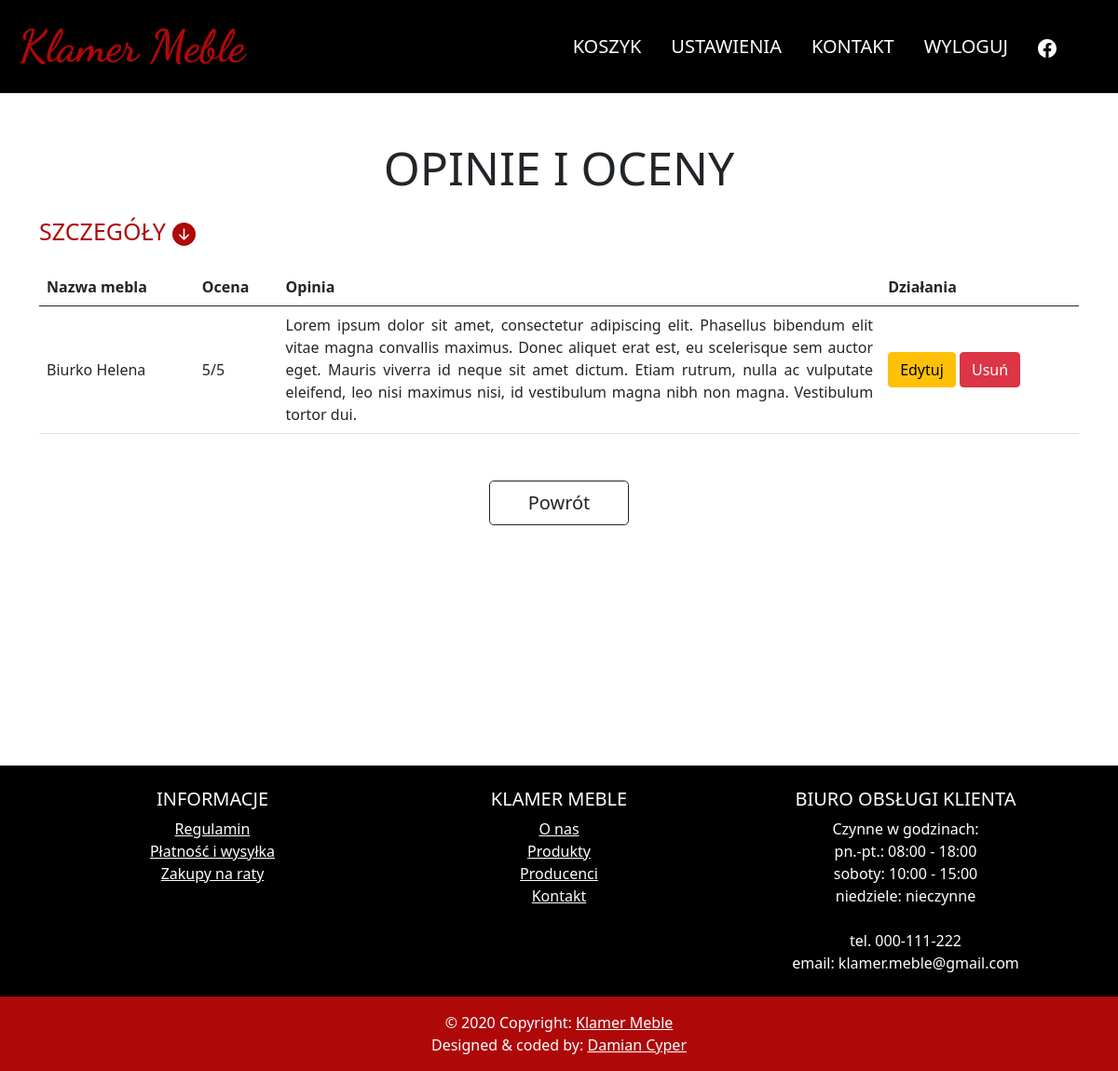
/settings/opinions (signed in), run on the app's committed database.
### store/models.py (models this page shows, shortened)
class Opinion(models.Model):
    furniture = models.ForeignKey(Furniture, on_delete=models.CASCADE)
    user = models.ForeignKey(User, on_delete=models.CASCADE, default=0)
    rating = models.IntegerField()
    opinion = models.TextField()

class Furniture(models.Model):
    name = models.CharField(max_length=255)
    type = models.ForeignKey(FurnitureType, on_delete=models.CASCADE)
    state = models.CharField(choices=STATE, default='new', max_length=20)
    price = models.IntegerField(default=200)
    origin = models.CharField(max_length=255)
    material = models.CharField(max_length=255)
    amount = models.IntegerField(default=0)
    description = models.TextField()
    warranty_time = models.IntegerField(default=0)
    discount = models.IntegerField(default=0)
    height = models.IntegerField()
    width = models.IntegerField()
    depth = models.IntegerField()

### store/views.py (the view)
# urls.py: path('settings/opinions', OpinionsView.as_view(template_name='opinions.html'), name='opinions'),
class OpinionsView(LoginRequiredMixin, generic.ListView):
    model = Opinion
    def get_queryset(self):
        opinions = super().get_queryset()
        opinions = opinions.filter(user=self.request.user)
        return opinions

### store/templates/opinions.html
{% extends 'navMenu.html' %}
{% block additional %}
    {% load static %}
    <link href="{% static 'store/opinions.css' %}" rel="stylesheet">
{% endblock %}
{% block main %}
    <div class="container">
        <h3>Opinie i oceny</h3>
    </div>
    <div id="main" class="container text-black" style="min-height: 74vh;">
        <a class="heading collapsed" data-bs-toggle="collapse" href="#opinions" role="button" aria-expanded="true" aria-controls="collapseExample">
          Szczegóły
          <svg xmlns="http://www.w3.org/2000/svg" width="25" height="25" fill="currentColor" class="bi bi-arrow-down-circle-fill" viewBox="0 0 16 16">
              <path d="M16 8A8 8 0 1 1 0 8a8 8 0 0 1 16 0zM8.5 4.5a.5.5 0 0 0-1 0v5.793L5.354 8.146a.5.5 0 1 0-.708.708l3 3a.5.5 0 0 0 .708 0l3-3a.5.5 0 0 0-.708-.708L8.5 10.293V4.5z"/>
          </svg>
        </a>
        <div class="collapse show settings" id="opinions">
        <table class="table align-middle">
          <thead>
              <tr>
                  <th>Nazwa mebla</th>
                  <th>Ocena</th>
                  <th>Opinia</th>
                  <th>Działania</th>
              </tr>
          </thead>
          <tbody>
              {% for opinion in object_list %}
                <tr>
                    <td>{{opinion.furniture.name}}</td>
                    <td>{{opinion.rating}}/5</td>
                    <td>{{opinion.opinion}}</td>
                    <td>
                        <a class="btn btn-warning" href="{% url 'opinion_edit' opinion.id %}">Edytuj</a>
                        <a class="btn btn-danger" href="{% url 'delete_opinion' opinion.id %}">Usuń</a>
                    </td>
                </tr>
              {% endfor %}
          </tbody>
        </table>
        </div>
        <a type="button" class="btn btn-lg btn-outline-dark" href="/settings" id="go_back">Powrót</a>
    </div>
{% endblock %}

### store/static/store/opinions.css (style rules this page uses)
h3 { text-transform: uppercase; font-size: 50px!important; text-align: center; padding-top: 50px; }
#go_back { margin: 50px auto; display: block; width: 150px; }
td { text-align: justify; hyphens: auto; max-width: 40vw; word-wrap: break-word; }
.heading { display: block; font-size: 25px; text-decoration: none; color: #af0809; text-transform: uppercase; margin: 20px auto; }

### data on the page
Opinion: furniture.name "Biurko Helena", rating "5", opinion "Lorem ipsum dolor sit amet, consectetur adipiscing elit. Phasellus bibendum elit vitae magna convallis maximus. Donec aliquet erat est, eu scelerisque sem auctor eget. Mauris viverra id neque sit amet dictum. Etiam rutrum, nulla ac vulputate eleifend, leo nisi maximus nisi, id vestibulum magna nibh non magna. Vestibulum tortor dui."
